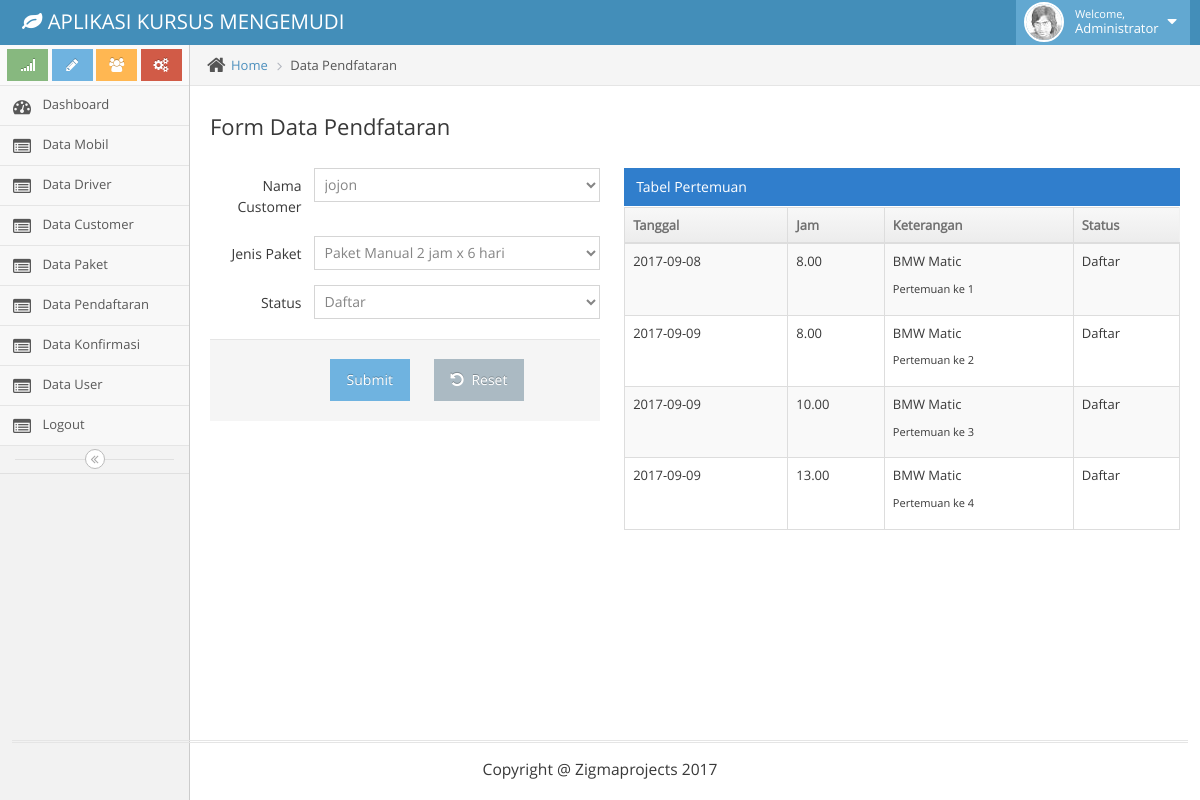
The app's page /admin/index.php?menu=form-daftar&kode=28&aksi=ubah (signed in) with its own data.
### tables this page shows
CREATE TABLE `trx_daftar` (
  `id_daftar` int(11) NOT NULL,
  `id_customer` int(11) NOT NULL,
  `tanggal` varchar(20) NOT NULL,
  `status` varchar(20) NOT NULL,
  `id_paket` int(11) NOT NULL,
  `kode_mobil` varchar(20) NOT NULL,
  `created_by` varchar(32) NOT NULL
);

CREATE TABLE `trx_pertemuan` (
  `id_pertemuan` int(11) NOT NULL,
  `id_daftar` int(11) NOT NULL,
  `tanggal` date NOT NULL,
  `jam` int(11) NOT NULL,
  `status` enum('aktif','batal','ubah') NOT NULL,
  `created_by` varchar(32) NOT NULL,
  `created_at` varchar(32) NOT NULL
);

CREATE TABLE `mst_mobil` (
  `kode_mobil` varchar(25) NOT NULL,
  `jenis_mobil` varchar(20) NOT NULL,
  `nama_mobil` varchar(50) NOT NULL,
  `tahun_mobil` int(4) NOT NULL
);

### admin/form-daftar.php (the view, shortened to what this page needs)
<?php include('koneksi.php');
$nama_customer ="";
$nama_paket = "";
$status = "";
if(isset($_GET['kode'])){
	$data = mysql_query("select d.id_daftar, a.nama as nama_customer, b.nama as nama_paket, d.tanggal, d.status
														  from trx_daftar d
														  left join mst_customer a on a.id = d.id_customer
														  left join mst_paket b on b.id_paket = d.id_paket
														  where  d.id_daftar=".$_GET['kode']."
														  order by d.tanggal desc") or die(mysql_error());
	while($row = mysql_fetch_array($data)){
		$nama_customer = $row['nama_customer'];
		$nama_paket = $row['nama_paket'];
		$status  = $row['status'];
		}
	}
?>
<div class="main-content">
				<div class="main-content-inner">
					<div class="breadcrumbs ace-save-state" id="breadcrumbs">
						<ul class="breadcrumb">
							<li>
								<i class="ace-icon fa fa-home home-icon"></i>
								<a href="#">Home</a>
							</li>
							<li class="active">Data Pendfataran</li>
						</ul>
					</div>
					<div class="page-content">
						<div class="row">
							<div class="col-xs-12">
					<div class="row">
        <div class="col-xs-12">
           <h3>Form Data Pendfataran</h3><br>
           <?php $action = "tambah";
		   	if(isset($_GET['aksi']))
			{
				$action = $_GET['aksi'];
				}
		   ?>
			 <div class="row">
				 <div class="col-md-5">
					 <form class="form-horizontal" role="form" action="proses-daftar.php?aksi=<?php echo $action ?>" method="post">
			 <div class="form-group">
									 <label class="col-sm-3 control-label no-padding-right" for="form-field-1"> Nama Customer </label>
									 <div class="col-sm-9">
										 <select id="form-field-1" class="form-control" name="nama_customer" >
													 <?php $query = mysql_query("select * from mst_customer");
							 while($row = mysql_fetch_array($query)){
						 ?>
													 <option value="<?php echo $row['id']?>" <?php if($nama_customer==$row['nama']){ echo "selected";}?>><?php echo $row['nama'];?></option>
													 <?php } ?>
											 </select>
									 </div>
							 </div>
			 <div class="form-group">
									 <label class="col-sm-3 control-label no-padding-right" for="form-field-1"> Jenis Paket </label>
									 <div class="col-sm-9">
										 <select id="form-field-1" class="form-control" name="nama_paket" >
													 <?php $query = mysql_query("select * from mst_paket");
							 while($row = mysql_fetch_array($query)){
						 ?>
													 <option value="<?php echo $row['id']?>" <?php if($nama_paket==$row['nama']){ echo "selected";}?>><?php echo $row['nama'];?></option>
													 <?php } ?>
											 </select>
									 </div>
							 </div>
				<div class="form-group">
									 <label class="col-sm-3 control-label no-padding-right" for="form-field-1"> Status </label>
									 <div class="col-sm-9">
										 <select id="form-field-1" class="form-control" placeholder="Status Daftar" name="status" >
													 <option value="Daftar" <?php if($status=="Daftar"){ echo "selected";}?>>Daftar</option>
											 </select>
									 </div>
							 </div>
														 <div class="clearfix form-actions">
									 <div class="col-md-offset-3 col-md-9">
											 <input type="submit" value="Submit" class="btn btn-info">
											 <button class="btn" type="reset">
													 <i class="ace-icon fa fa-undo bigger-110"></i>
													 Reset
											 </button>
									 </div>
							 </div>
							 </form>
				 </div>
				 <div class="col-md-7">
					 <div class="table-header" >
						 Tabel Pertemuan
					 </div>
					 <table id="dynamic-table" class="table table-striped table-bordered table-hover">
						 <thead>
							 <tr>
								 <th>Tanggal</th>
								 <th>Jam</th>
								 <th>Keterangan</th>
								 <th>Status</th>
							 </tr>
						 </thead>
						 <tbody>
							 <?php
							  	$sql = mysql_query("SELECT *, trx_pertemuan.tanggal AS tanggal_pertemuan, trx_pertemuan.status AS status_pertemuan FROM trx_pertemuan LEFT JOIN trx_daftar ON trx_daftar.id_daftar = trx_pertemuan.id_daftar WHERE trx_pertemuan.id_daftar = '$_GET[kode]'");
									$no = 0;
									while ($row = mysql_fetch_array($sql)) {
										$mobil = mysql_fetch_array(mysql_query("SELECT * FROM mst_mobil WHERE kode_mobil = '$row[kode_mobil]'"));
										$no++;
									?>
									<tr>
											<td><?= $row['tanggal_pertemuan']; ?></td>
											<td><?= $row['jam']; ?>.00</td>
											<td><p><?= $mobil['nama_mobil']; ?> <?= $mobil['jenis_mobil']; ?></p><p class="small">Pertemuan ke <?= $no; ?></p></td>
											<td>
												<?php
											 		if($row['status_pertemuan'] == 'batal'){
														echo "<a href='izin-ubah.php?id=$row[id_pertemuan]&created_by=$row[created_by]&kode=$_GET[kode]'>Ijinkan Ubah</a>";
													}else{
														echo $row['status'];
													}
												?>
											</td>
									</tr>
									<?php
									}
							 ?>
						 </tbody>
					 </table>
				 </div>
			 </div>
							</div>
						</div>
					</div>
				</div>
			</div>

### records on screen
trx_daftar: status "Daftar"
trx_pertemuan: tanggal "2017-09-08", jam "8", mst_mobil.nama_mobil "BMW", mst_mobil.jenis_mobil "Matic", id_daftar.status "Daftar"
trx_pertemuan: tanggal "2017-09-09", jam "8", mst_mobil.nama_mobil "BMW", mst_mobil.jenis_mobil "Matic", id_daftar.status "Daftar"
trx_pertemuan: tanggal "2017-09-09", jam "10", mst_mobil.nama_mobil "BMW", mst_mobil.jenis_mobil "Matic", id_daftar.status "Daftar"
trx_pertemuan: tanggal "2017-09-09", jam "13", mst_mobil.nama_mobil "BMW", mst_mobil.jenis_mobil "Matic", id_daftar.status "Daftar"

### other values on screen
form field nama_customer "jojon"
form field nama_paket "Paket Manual 2 jam x 6 hari"
